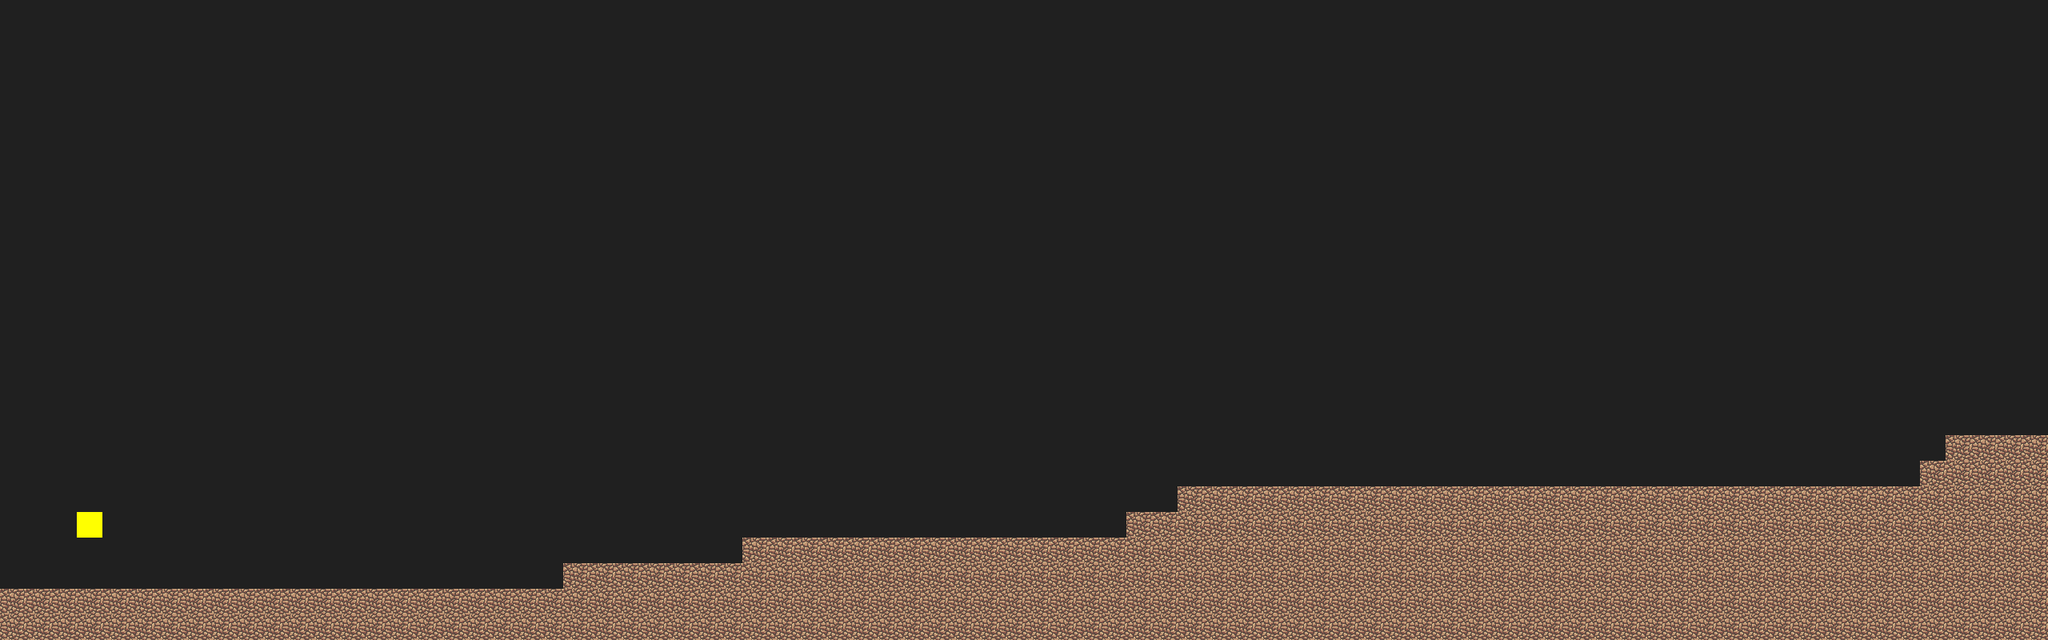

This game map was drawn from its Tiled (.tmx) file and the tilesets committed beside it. A one-line description and the trimmed map source follow:
An orthogonal 80x25 tile map with 32x32 px tiles, 2 tile layers (solids, interactives).

<map version="1.0" orientation="orthogonal" renderorder="right-down" width="80" height="25" tilewidth="32" tileheight="32" backgroundcolor="#202020" nextobjectid="1">
 <tileset firstgid="1" name="tilesheet" tilewidth="32" tileheight="32" tilecount="81" columns="9">
  <image source="tilesheet.png" width="288" height="288" />
 </tileset>
 <layer name="solids" width="80" height="25">
  <data>[2000 cells, 348 non-empty, 1 distinct tile ids]</data>
 </layer>
 <layer name="interactives" width="80" height="25">
  <data>[2000 cells, 1 non-empty, 1 distinct tile ids]</data>
 </layer>
</map>